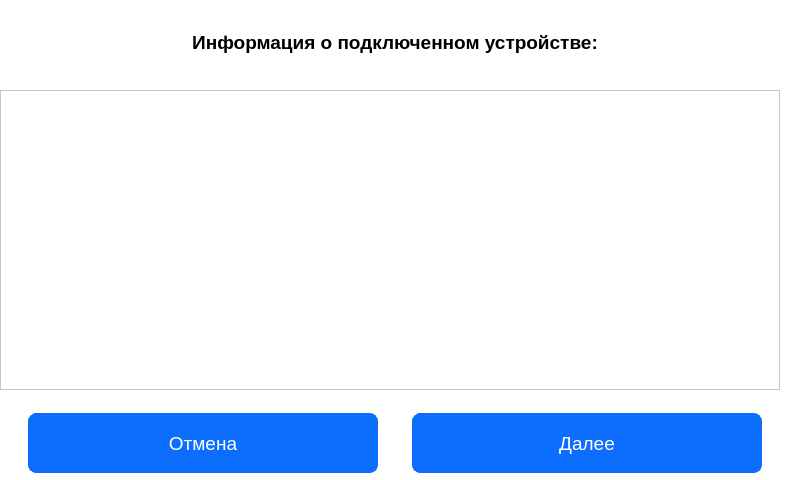
<?xml version="1.0" encoding="UTF-8"?>
<ui version="4.0">
 <class>Form</class>
 <widget class="QWidget" name="Form">
  <property name="geometry">
   <rect>
    <x>0</x>
    <y>0</y>
    <width>800</width>
    <height>480</height>
   </rect>
  </property>
  <property name="windowTitle">
   <string>Информация о подключенном устройстве</string>
  </property>
  <property name="styleSheet">
   <string notr="true">QWidget{
	background-color: #fff;
}
QLabel{
 background-color: #fff;
}

QPushButton {
  background-color: #0d6efd;
  color: #fff;
  border-radius: 8px;
  border: 1px solid #0d6efd;
  padding: 5px 15px;
  margin-top: 10px;
  outline: 0px;
}

QPushButton#path_button{

  margin-top: 0px;
}

QPushButton:hover,
QPushButton:focus {
  background-color: #0b5ed7;
  border: 3px solid #9ac3fe;
}
QListWidget
{
font: normal normal 27px &quot;Arial&quot;;
border : 2px solid black;
background-color: #0d6efd;
}

 QListView::item:selected
{
border : 2px solid black;
background : green;
}
</string>
  </property>
  <widget class="QFrame" name="frame">
   <property name="geometry">
    <rect>
     <x>0</x>
     <y>0</y>
     <width>790</width>
     <height>480</height>
    </rect>
   </property>
   <property name="frameShape">
    <enum>QFrame::StyledPanel</enum>
   </property>
   <property name="frameShadow">
    <enum>QFrame::Raised</enum>
   </property>
   <widget class="QWidget" name="verticalLayoutWidget">
    <property name="geometry">
     <rect>
      <x>0</x>
      <y>0</y>
      <width>792</width>
      <height>481</height>
     </rect>
    </property>
    <layout class="QVBoxLayout" name="verticalLayout">
     <item>
      <widget class="QLabel" name="label_5">
       <property name="minimumSize">
        <size>
         <width>790</width>
         <height>70</height>
        </size>
       </property>
       <property name="maximumSize">
        <size>
         <width>790</width>
         <height>70</height>
        </size>
       </property>
       <property name="font">
        <font>
         <family>Arial</family>
         <pointsize>14</pointsize>
         <weight>75</weight>
         <bold>true</bold>
        </font>
       </property>
       <property name="text">
        <string>Информация о подключенном устройстве:</string>
       </property>
       <property name="alignment">
        <set>Qt::AlignCenter</set>
       </property>
      </widget>
     </item>
     <item>
      <widget class="QTextEdit" name="textEdit">
       <property name="minimumSize">
        <size>
         <width>780</width>
         <height>300</height>
        </size>
       </property>
       <property name="maximumSize">
        <size>
         <width>780</width>
         <height>300</height>
        </size>
       </property>
      </widget>
     </item>
     <item>
      <layout class="QHBoxLayout" name="horizontalLayout_2">
       <item>
        <widget class="QPushButton" name="cancel_button_info">
         <property name="minimumSize">
          <size>
           <width>350</width>
           <height>70</height>
          </size>
         </property>
         <property name="maximumSize">
          <size>
           <width>350</width>
           <height>16777215</height>
          </size>
         </property>
         <property name="sizeIncrement">
          <size>
           <width>300</width>
           <height>0</height>
          </size>
         </property>
         <property name="font">
          <font>
           <family>Arial</family>
           <pointsize>14</pointsize>
          </font>
         </property>
         <property name="text">
          <string>Отмена</string>
         </property>
        </widget>
       </item>
       <item>
        <widget class="QPushButton" name="continue_button_info">
         <property name="minimumSize">
          <size>
           <width>350</width>
           <height>70</height>
          </size>
         </property>
         <property name="maximumSize">
          <size>
           <width>350</width>
           <height>70</height>
          </size>
         </property>
         <property name="font">
          <font>
           <family>Arial</family>
           <pointsize>14</pointsize>
          </font>
         </property>
         <property name="text">
          <string>Далее</string>
         </property>
        </widget>
       </item>
      </layout>
     </item>
    </layout>
   </widget>
  </widget>
 </widget>
 <resources/>
 <connections/>
</ui>
